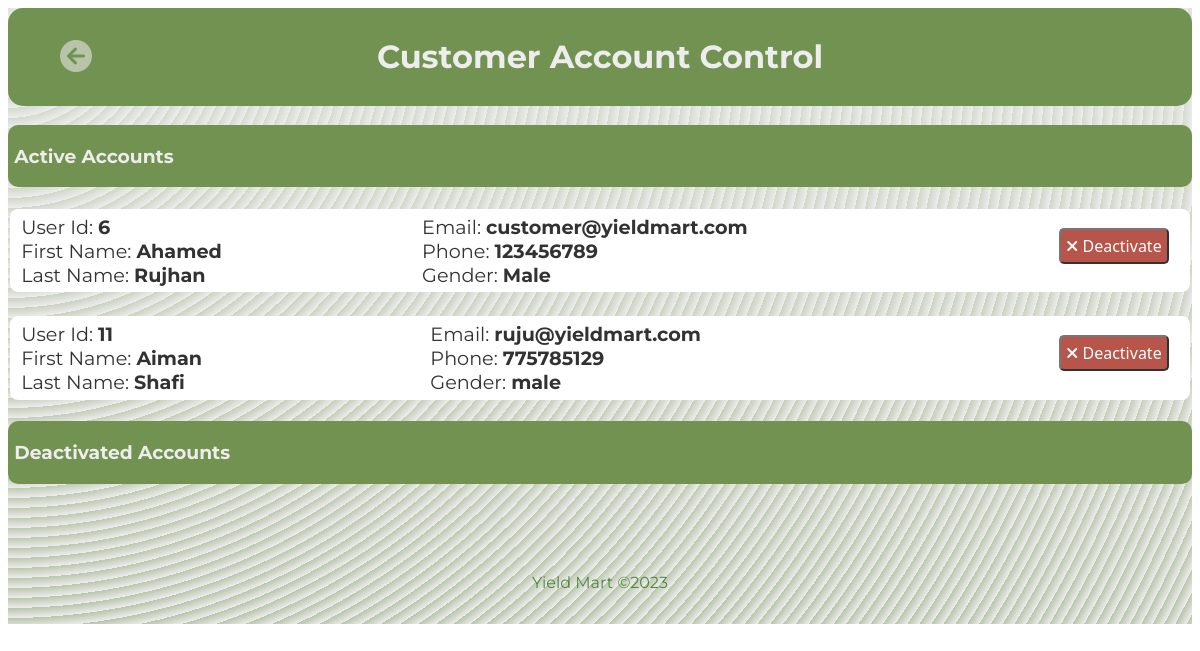
Screenshot of /admin/c-control.php with the database file from the repository.
### tables this page shows
CREATE TABLE `users` (
  `user_id` int(6) NOT NULL,
  `f_name` varchar(40) NOT NULL,
  `l_name` varchar(40) NOT NULL,
  `gender` varchar(10) NOT NULL,
  `phone` int(10) NOT NULL,
  `email` varchar(40) NOT NULL,
  `address` varchar(1000) NOT NULL,
  `role` varchar(10) NOT NULL,
  `password` varchar(1000) NOT NULL,
  `created_on` datetime NOT NULL,
  `status` int(2) NOT NULL
);

### admin/c-control.php (the view, shortened to what this page needs)
<html>
<?php
include "./conn.php";
?>
<?php
$sql = "SELECT * FROM `users` WHERE status=0 AND role='Customer'";
?>
<head>
    <link rel="stylesheet" href="./css/orders.css">
    <link rel="stylesheet" href="https://cdnjs.cloudflare.com/ajax/libs/font-awesome/4.7.0/css/font-awesome.
    min.css">
    <link rel="stylesheet" href="https://cdnjs.cloudflare.com/ajax/libs/font-awesome/6.2.1/css/all.min.css">
</head>
<body>
    <div class="main">
        <div class="head">
            <h1>Customer Account Control</h1>
        </div>
        <a href="./admin_home.php"><i class="fa-solid fa-circle-arrow-left fa-2xl" style="color: #a6b695; left:5%; position:absolute;top:7%;width:25px;height:25px;" onMouseOver="this.style.color='#669c35'" onMouseOut="this.style.color='#a6b695'"></i></a>
        <br>
        <div class="conformed">
            <h3>&nbsp;Active Accounts</h3>
        </div>
        <?php
        $sqlRequestViewResult = mysqli_query($conn, $sql);
        if (mysqli_num_rows($sqlRequestViewResult) > 0) {
            while ($row = mysqli_fetch_assoc($sqlRequestViewResult)) {
                $Uid = $row["user_id"];
        ?>
                <br>
                <div class="content">
                    <p id=f>
                        &nbsp;User Id: <b><?php echo $row["user_id"]; ?></b>
                        <br>
                        &nbsp;First Name: <b><?php echo $row["f_name"]; ?></b>
                        <br>
                        &nbsp;Last Name: <b><?php echo $row["l_name"]; ?></b>
                    </p>
                    <p id=s>
                        &nbsp;Email: <b><?php echo $row["email"]; ?></b>
                        <br>
                        &nbsp;Phone: <b><?php echo $row["phone"]; ?></b>
                        <br>
                        &nbsp;Gender: <b><?php echo $row["gender"]; ?></b>
                    </p>
                    <form method="post">
                        <br>
                        <button class=reject type="submit" name="deactive<?php echo $Uid; ?>"><i class=" fa fa-times" aria-hidden="true"></i> Deactivate</button>
                    </form>
                </div>
        <?php
            }
        }
        ?>
        <br>
        <div class="conformed">
            <h3>&nbsp;Deactivated Accounts</h3>
        </div>
        <br>
        <br><br>
        <footer>
            <div class="container">
                <p>Yield Mart ©2023</p>
            </div>
        </footer>
    </div>
    <br>
</body>
</html>

### admin/css/orders.css (style rules this page uses)
* { font-family: 'Montserrat', sans-serif; }
.main { height: auto; width: auto; background-color: #e9e9e9; opacity: 0.8; background-image: repeating-radial-gradient(circle at 0 0, transparent 0, #e9e9e9 10px), repeating-linear-gradient(#a6b69555, #a6b695); overflow-x: hidden; }
.head { display: flex; flex-direction: row; justify-content: center; padding: 8px; background: #507727; color: #e9e9e9; border-radius: 15px; }
.conformed { display: flex; padding: 1px; background: #507727; color: #e9e9e9; border-radius: 10px; }
.content { display: flex; flex-direction: row; background-color: #fff; border-radius: 8px; margin: .2%; }
#f { flex-grow: 3; font-size: 1.2em; margin: .5%; }
#s { flex-grow: 5; font-size: 1.2em; margin: .5%; left: 40px; }
.reject { flex-shrink: .3; align-self: center; font-size: 100%; font-family: 'Segoe UI', Tahoma, Geneva, Verdana, sans-serif; border-radius: 5px; color: #fff; background-color: #a72b1d; padding: 5px; }
footer { color: #246a0f; padding: 1rem; text-align: center; }
.container { display: flex; flex-direction: column; }

### rows the page displays
users: user_id "6", f_name "Ahamed", l_name "Rujhan", email "customer@yieldmart.com", phone "123456789", gender "Male"
users: user_id "11", f_name "Aiman", l_name "Shafi", email "ruju@yieldmart.com", phone "775785129", gender "male"
